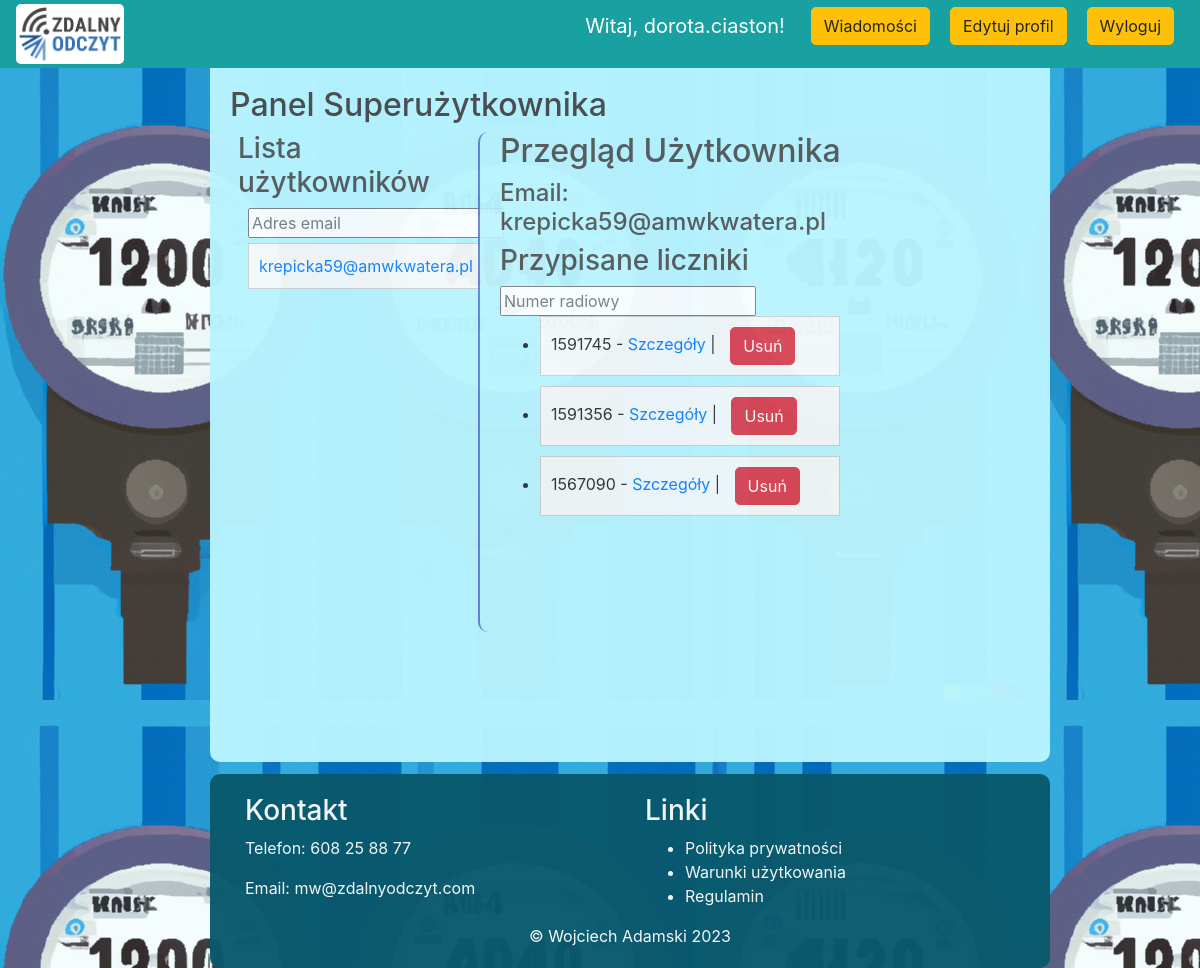
The app's page /superuser_user_overview/9 (signed in) with its own data.
### src/models.py (models this page shows, shortened)
class User(UserMixin, db.Model):
    id = db.Column(db.Integer, primary_key=True)
    email = db.Column(db.String(120), unique=True, index=True)
    password_hash = db.Column(db.String(128))
    is_admin = db.Column(db.Boolean, default=False)
    meters = db.relationship('Meter', foreign_keys=[Meter.user_id], backref='user', lazy='dynamic')
    is_active = db.Column(db.Boolean, default=True)
    notes = db.Column(db.Text)
    is_superuser = db.Column(db.Boolean, default=False)
    superuser_id = db.Column(db.Integer, db.ForeignKey('user.id'))
    assigned_users = db.relationship('User', backref=db.backref('superuser', remote_side=[id]), lazy='dynamic')
    unread_messages = db.Column(db.Integer, default=0)

class Meter(db.Model):
    id = db.Column(db.Integer, primary_key=True)
    radio_number = db.Column(db.String(64), unique=True, index=True)
    type = db.Column(db.String(64))
    user_id = db.Column(db.Integer, db.ForeignKey('user.id'))
    readings = db.relationship('MeterReading', backref='meter', lazy='dynamic')
    name = db.Column(db.String(100), nullable=True)
    events = db.relationship('Event', backref='meter', lazy=True)
    address_id = db.Column(db.Integer, db.ForeignKey('address.id'))
    address = db.relationship('Address', backref='meter', lazy=True)
    superuser_id = db.Column(db.Integer, db.ForeignKey('user.id'))
    superuser_owner = db.relationship('User', foreign_keys=[superuser_id], backref='owned_meters')

### src/routes.py (the view, shortened to what this page needs)
@main_routes.route('/superuser_user_overview/<int:user_id>', methods=['GET', 'POST'])
@superuser_required
def superuser_user_overview(user_id):
    user = User.query.get(user_id)
    users = User.query.filter_by(superuser_id=current_user.id).all()
    if user.superuser_id != current_user.id:
        flash('Brak dostępu do tego użytkownika.', 'danger')
        return redirect(url_for('main_routes.home'))
    available_meters = Meter.query.filter_by(superuser_id=current_user.id, user_id=None).all()
    user_form = UserForm(obj=user)
    user_notes_form = UserOverviewForm(obj=user)
    if user_notes_form.validate_on_submit():
        user.notes = user_notes_form.notes.data
        db.session.commit()
        flash('Notatki zostały zaktualizowane.')
    return render_template(
        'superuser_user_overview.html',
        user=user,
        available_meters=available_meters,
        user_form=user_form,
        user_notes_form=user_notes_form,
        users=users,
    )

### src/forms.py
class UserForm(FlaskForm):
    email = StringField('Email', validators=[DataRequired(), Email()])
    password = PasswordField('Hasło', validators=[DataRequired()])
    confirm_password = PasswordField('Potwierdź hasło', validators=[DataRequired(), EqualTo('password')])
    is_admin = BooleanField('Administrator')
    is_superuser = BooleanField('Superuser')
    submit = SubmitField('Dodaj')

class UserOverviewForm(FlaskForm):
    notes = TextAreaField('Notatki')

### src/models.py (called while the page is built)
@login_manager.user_loader
def load_user(user_id):
    return User.query.get(int(user_id))

### src/utils.py (called while the page is built)
def superuser_required(f):
    @wraps(f)
    def decorated_function(*args, **kwargs):
        if not (current_user.is_admin or current_user.is_superuser):
            flash('Brak uprawnień do tej strony.', 'danger')
            return redirect(url_for('main_routes.home'))
        return f(*args, **kwargs)
    return decorated_function

### templates/superuser_user_overview.html (shortened to what this page needs)
{% extends 'superuser_panel.html' %}
{% block user %}
    <h2>Przegląd Użytkownika</h2>
    <div class="user-info">
        <h4>Email: {{ user.email }}</h4>
    </div>
    <div class="assigned-meters">
        <h3>Przypisane liczniki</h3>
        <input type="text" id="search-meter-input-assigned" placeholder="Numer radiowy">
        <ul class="meter-list limited-list" id="meter-list-assigned">
            {% for meter in user.meters %}
                <li class="meter-item" style="width: 300px">{{ meter.radio_number }} - <a href="{{ url_for('main_routes.meter_details', meter_id=meter.id) }}">Szczegóły</a> | <button class="btn btn-danger" onclick="confirmDelete('{{ meter.id }}')">Usuń</button></li>
            {% endfor %}
        </ul>
    </div>
{% endblock %}

### templates/superuser_panel.html (shortened to what this page needs)
{% extends 'base.html' %}
{% block content %}
    <h2>Panel Superużytkownika</h2>
    <div class="content-box">
        <div class="left-box" style="width: 25%">
            <h3>Lista użytkowników</h3>
            <input type="text" id="search-user-input" placeholder="Adres email" class="search-bar">
            <ul class="user-list limited-list" style="width: 320px" id="user-list">
                {% for user in users %}
                    <li class="user-item">
                        <a href="{{ url_for('main_routes.superuser_user_overview', user_id=user.id) }}">{{ user.email }}</a>
                    </li>
                {% endfor %}
            </ul>
        </div>
        <div class="right-box user-overview-container">
            {% block user %}
            {% endblock user %}
        </div>
    </div>
{% endblock %}

### templates/base.html (shortened to what this page needs)
<!DOCTYPE html>
<html>
<head>
    <link rel="stylesheet" href="https://stackpath.bootstrapcdn.com/bootstrap/4.4.1/css/bootstrap.min.css"
>
    <link rel="stylesheet" type="text/css" href="{{ url_for('static', filename='style.css')}}">
</head>
<body>
    <nav class="navbar navbar-fixed-top navbar-expand-lg navbar-dark bg-dark">
    <a class="navbar-brand" href="{{ url_for('main_routes.home') }}"><img src="{{ url_for('static', filename='img/Zdalny_Odczyt_RGB.png') }}" alt="Logo" class="logo">
        </a>
        <div class="collapse navbar-collapse" id="navbarSupportedContent">
            <ul class="navbar-nav mr-auto">
                <li class="nav-item active">
                    <a class="nav-link" href="{{ url_for('main_routes.home') }}">  <span class="sr-only">(current)</span></a>
                </li>
            </ul>
            <div class="form-inline my-2 my-lg-0">
                {% if current_user.is_authenticated %}
                    <p class="navbar-brand">Witaj, {{ current_user.email.split('@')[0] }}!</p>
                    {% if not current_user.is_admin %}
                    <p><a href="{{ url_for('main_routes.messages') }} " class="btn btn-warning">Wiadomości
                    {% endif %}
                    </a></p>
                    <p><a href="{{ url_for('main_routes.edit_account') }}" class="btn btn-warning">Edytuj profil</a></p>
                    <p><a href="{{ url_for('main_routes.logout') }} " class="btn btn-warning">Wyloguj</a></p>
                {% else %}
                    <a href="{{ url_for('main_routes.login') }}" class="btn btn-warning">Login</a>
                {% endif %}
            </div>
        </div>
</nav>
<div class="center-box">
    <br>
    {% block content %}
    {% endblock content %}
</div>
<footer class="footer no-print">
    <div class="container">
        <div class="row">
            <div class="col-md-6">
                <h3 style="color: #f9f9f9">Kontakt</h3>
                <p style="color: #f9f9f9">Telefon: 608 25 88 77</p>
                <p style="color: #f9f9f9">Email: mw@zdalnyodczyt.com</p>
            </div>
            <div class="col-md-6">
                <h3 style="color: #f9f9f9">Linki</h3>
                <ul>
                    <li style="color: #f9f9f9"><a href="#" style="color: #f9f9f9">Polityka prywatności</a></li>
                    <li style="color: #f9f9f9"><a href="#" style="color: #f9f9f9">Warunki użytkowania</a></li>
                    <li style="color: #f9f9f9"><a href="#" style="color: #f9f9f9">Regulamin</a></li>
                </ul>
            </div>
        </div>
    </div>
    <center style="color: #f9f9f9">&#169 Wojciech Adamski   2023</center>
</footer>
</body>
</html>

### static/style.css (style rules this page uses)
body { background-image: url('img/background.png'); background-attachment: fixed; }
h1,h2,h3,h4,h5,h6 { color:hsl(0, 0%, 30%); }
.bg-dark { background-color: #19a0a0 !important; }
.btn { border-radius: 5px; margin-inline: 10px; }
.user-list { list-style-type: none; margin-left: 10px; padding: 0; }
.user-item { border: 1px solid #ccc; margin-bottom: 10px; padding: 10px; background-color: #f9f9f9; width: 300px; }
.meter-item { border: 1px solid #ccc; margin-bottom: 10px; padding: 10px; background-color: #f9f9f9; width: 100px; }
.center-box { margin-left: 17.5%; background-color:hsl(189, 100%, 86%) ; border-radius: 10px; opacity: 0.97; width: 70%; align-items: center; height: 100%; min-height: 720px; padding: 20px; margin-top: 3.5%; }
.footer { margin-left: 17.5%; background-color: hsl(192, 85%, 23%); border-radius: 10px; opacity: 0.97; width: 70%; align-items: center; padding: 20px; margin-top: 1%; }
.navbar { z-index: 10000; position: fixed; top: 0px; width: 100%; height: 7%; }
.content-box { display: flex; }
.right-box { background-color:hsl(189, 100%, 86%) ; border-radius: 10px; opacity: 0.9; width: 50%; height: 70%; vertical-align: top; margin-left: 5%; }
.left-box { margin-left: 1%; background-color:hsl(189, 100%, 86%) ; border-radius: 10px; opacity: 0.9; width: 30%; height: 70%; }
.limited-list { height: 300px; overflow-y: scroll; }
.user-overview-container { border-left: 2px solid rgba(53, 72, 193, 0.7); padding-left: 20px; }
.search-bar { margin-bottom: 5px; margin-left: 10px; }
.logo { max-width: 150px; max-height: 60px; margin-right: 10px; border-radius: 5px; background-color: #ffffff; }

### records on screen
User: email "dorota.ciaston"
User: email "krepicka59@amwkwatera.pl"
Meter: radio_number "1591745"
Meter: radio_number "1591356"
Meter: radio_number "1567090"
